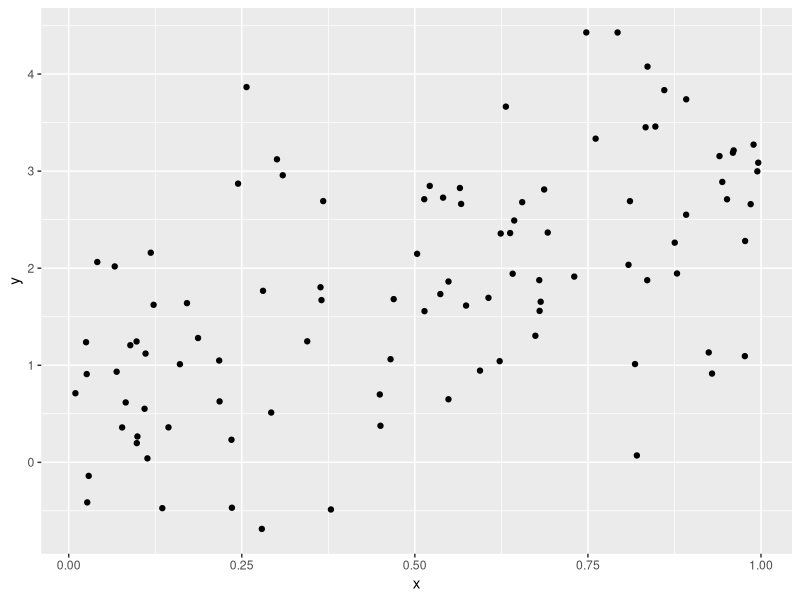

The R script that drew this image:
## ---- chunk 1
library(tidyverse)

plot_df = 
  tibble(
    x = runif(100),
    y = 1 + 2 * x +rnorm(100)
  )

plot_df |> 
  ggplot(aes(x = x, y = y))+
  geom_point()
